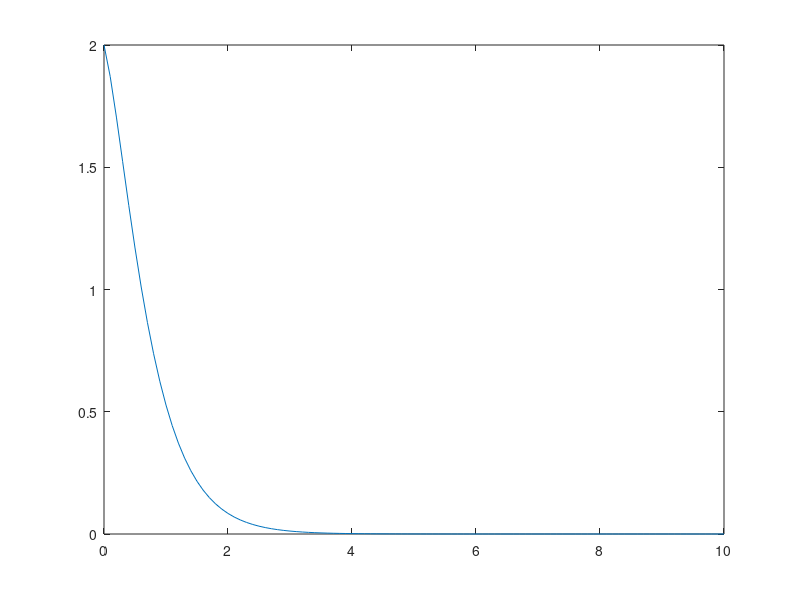

Here is the MATLAB script that generated this plot:
%syms y u t
%f = diff(diff(y,t),t) + 5*diff(y,t) + 6*y;

m = 1;%
k = 6;%p
c = 5;%d
A = [5 6; -k/m  -c/m];
B = [0 ; 1/m];
C = [1 0];
D = [0];

% init condition
X0 = [2 -1];

%time step and step size
ts1 = 0.1;
t1 = 0:ts1:10;
y = -3*exp(-3*t1)+5*exp(-2*t1);

plot(t1, y)
%outside Force

%F = ones(size(t1));
%sys = ss(A,B,C,D);

%initial system parameters
%initial(sys,X0);

%plotting
%lsim(sys,F,t1,X0);
